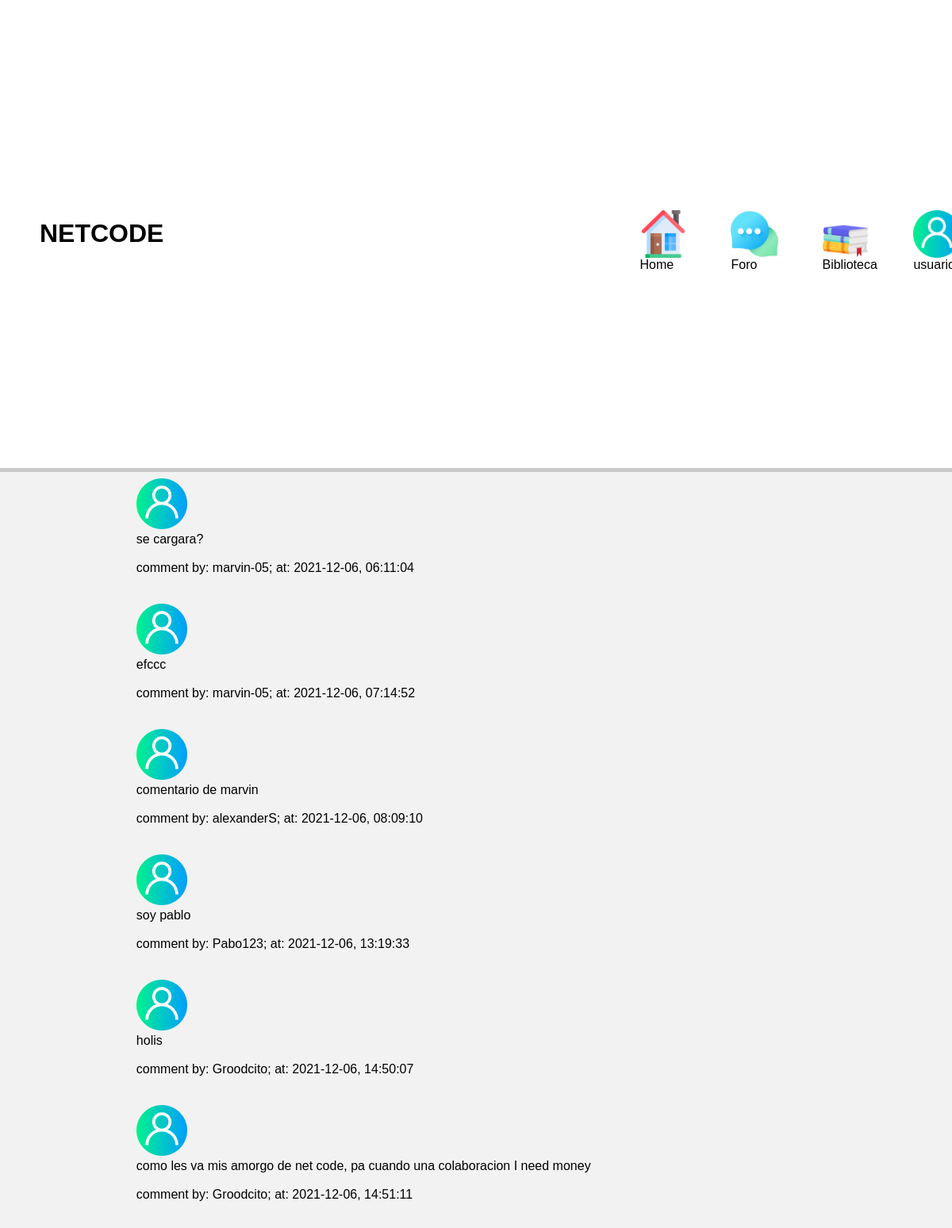
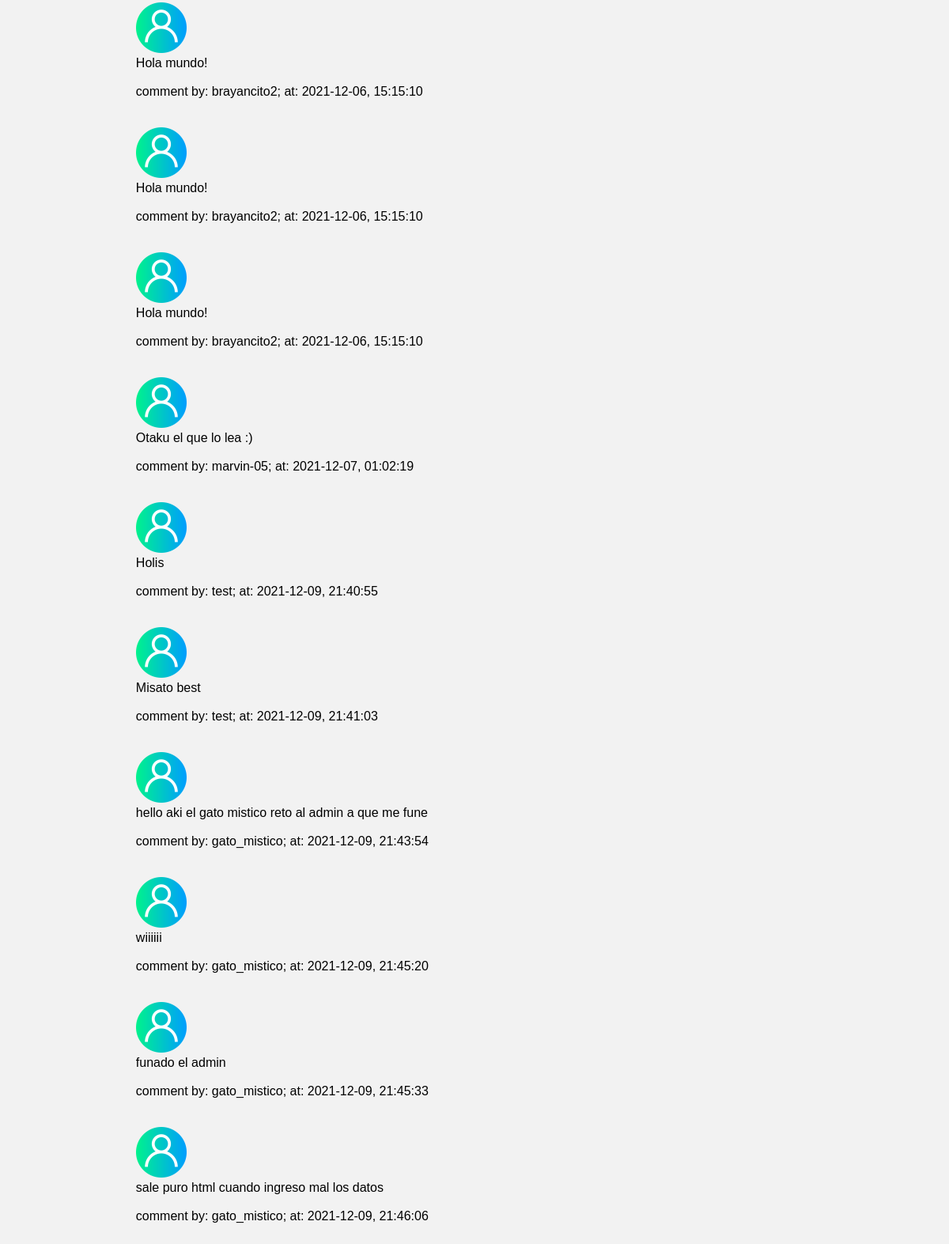
The page /foro (signed in) on the database its author committed (2 pictures, top to bottom).
### tables this page shows
CREATE TABLE 'ForoComentarios' ('Id' integer PRIMARY KEY NOT NULL, 'User_Id' integer NOT NULL, 'Comment' text NOT NULL, 'Date' date DEFAULT CURRENT_DATE, 'Time' time DEFAULT CURRENT_TIME);

CREATE TABLE 'Info_Usuario' ('Id' integer PRIMARY KEY AUTOINCREMENT NOT NULL, 'Name' text NOT NULL, 'NickName' text NOT NULL, 'EmailAddres' text NOT NULL, 'Password' text NOT NULL, 'admin' smallint DEFAULT 0);

### application.py (the view)
@app.route("/foro", methods=["GET", "POST"])
@login_required
def foro():
    if request.method == 'POST':
        if not request.form.get("comentario"):
            return "no puede generar un comentario vacio"
        comment = request.form.get("comentario")
        conn = connect()
        cursor = conn.cursor()
        cursor.execute("INSERT INTO ForoComentarios (User_Id, Comment) \
                        values (:user, :comentario)",
                        {'user':session["user_id"], 'comentario':comment})
        conn.commit()
        conn.close()
        return redirect("/foro")
    else:
        conn = connect()
        cursor = conn.cursor()
        comentarios = cursor.execute("select ForoComentarios.Id, ForoComentarios.Comment, ForoComentarios.Date, \
                                    ForoComentarios.Time, Info_Usuario.NickName from ForoComentarios \
                                    inner join Info_Usuario \
                                    on Info_Usuario.Id=ForoComentarios.User_Id")
        ids = []
        nicks = []
        comments = []
        dates = []
        times = []
        count = 0
        for r in comentarios:
            ids.append(r[0])
            nicks.append(r[4])
            comments.append(r[1])
            dates.append(r[2])
            times.append(r[3])
            count = int(count + 1)
        return render_template("Foro.html", results=count, name=nicks, date=dates, time=times, comentario=comments)

### dataRequest.py (called while the page is built)
def connect():
    try:
        conn = sqlite3.connect('Users.db')
        return conn
    except Error:
        print(Error)
        sys.exit() # Cerramos el sistema

def login_required(f):
    @wraps(f)
    def decorated_function(*args, **kwargs):
        if session.get("user_id") is None:
            return redirect("/login")
        return f(*args, **kwargs)
    return decorated_function

### templates/Foro.html (shortened to what this page needs)
 <!DOCTYPE html>
<html lang="en">
<head>
    <link rel="stylesheet" href="../static/css/cursos.css">
    <link href="../static/css/styles-foro.css" type = "text/css" rel="stylesheet"/>
</head>
<header>
            <div class="icons-enlaces">
                <ul>
                    <div class="text">
                        <h1>NETCODE</h1>
                    </div>
                    <div class="image-icon">
                        <li><a href="/admin"> <img src="../static/img/home.png" alt="homeicon"> Home</a></li>
                    </div>
                    <div class="image-icon">
                        <li><a href="#"><img src="../static/img/chat.png" alt="homeicon">Foro</a></li>
                    </div>
                    <div class="image-icon">
                        <li><a href="/formImage"> <img src="../static/img/book.png" alt="bibliotecaicon"> Biblioteca</a></li>
                    </div>
                    <div class="image-icon">
                        <li><a href="#"><img src="../static/img/usericon.png" alt="user">usuario</a></li>
                    </div>
                </ul>
            </div>
</header>
<body>
    <form action="/foro" method="post">
        <br>
    <br>
    <br><br>
    <br>
    <br>
        <div class="container">
            <div class="rows_comentarios justify-content-center">
                <div class="col-6">
                    <h3> Bienvenido al Foro</h3>
                        <textarea class="form-control" name="comentario" cols="30"  rows="10" placeholder="Comentario"></textarea> <br><br>
                        <button class="btn" type=submit>Comentar</button> <br><br><br>
                    <div>
                        {% for i in range(results) %}
                            <img src="../static/img/usericon.png" width="64" height="64" alt="">
                            <p>
                                {{comentario[loop.index - 1]}} <br><br>
                                comment by: {{name[loop.index - 1]}}; at: <span>{{date[loop.index - 1]}}, {{time[loop.index - 1]}}</span> <br>
                            </p>
                            <br><br>
                        {% endfor %}
                    </div>
                </div>
            </div>
        </div>
</body>
</html>

### static/css/cursos.css (style rules this page uses)
*, *:after, *:before { margin: 0; padding: 0; box-sizing: border-box; }
header { background-color: white; position: fixed; width:100%; height: 19%; display: flex; justify-content: space-between; align-items: center; border-style: solid; border-color: #827E826B; border-width: 0px 0px 5px 0px; margin-bottom: 19%; z-index: 10000; }
header .icons-enlaces ul { display:flex; justify-content: center; align-items: center; }
header .icons-enlaces ul .text h1 { float: right; font-family: 'M PLUS Code Latin', sans-serif; text-align: center; margin-left: 50px; margin-right: 600px; }
header .icons-enlaces ul .image-icon li { List-style: none; font-family: 'M PLUS Code Latin', sans-serif; }
header .icons-enlaces ul .image-icon li a { margin-left: 100px; text-decoration: none; padding: 6px 15px; color: black; border-radius: 20px; justify-content: center; align-items: center; height: 100%; }
header .icons-enlaces ul .image-icon li a:link { text-decoration: none; }
header .icons-enlaces .image-icon li a img { display:flex; justify-content: space-between; align-items: center; width: 60px; height: 60px; cursor:pointer; }
body { overflow-x: hidden; }

### static/css/styles-foro.css (style rules this page uses)
body { background:#f2f2f2; font-family:sans-serif; display: flex; }
body .container { width: 100%; display: flex; postion: absolute; margin-top: 15%; margin-left: 30%; }
h3 { margin-left: 17%; }

### rows shown on the page
ForoComentarios: Comment "se cargara?", Date "2021-12-06", Time "06:11:04"
Info_Usuario: NickName "marvin-05" "marvin-05" "marvin-05"
ForoComentarios: Comment "efccc", Date "2021-12-06", Time "07:14:52"
ForoComentarios: Comment "comentario de marvin", Date "2021-12-06", Time "08:09:10"
Info_Usuario: NickName "alexanderS"
ForoComentarios: Comment "soy pablo", Date "2021-12-06", Time "13:19:33"
Info_Usuario: NickName "Pabo123"
ForoComentarios: Comment "holis", Date "2021-12-06", Time "14:50:07"
Info_Usuario: NickName "Groodcito" "Groodcito"
ForoComentarios: Comment "como les va mis amorgo de net code, pa cuando una colaboracion I need money", Date "2021-12-06", Time "14:51:11"
ForoComentarios: Comment "Hola mundo!", Date "2021-12-06", Time "15:15:10"
Info_Usuario: NickName "brayancito2" "brayancito2" "brayancito2"
ForoComentarios: Comment "Hola mundo!", Date "2021-12-06", Time "15:15:10"
ForoComentarios: Comment "Hola mundo!", Date "2021-12-06", Time "15:15:10"
ForoComentarios: Comment "Otaku el que lo lea :)", Date "2021-12-07", Time "01:02:19"
ForoComentarios: Comment "Holis", Date "2021-12-09", Time "21:40:55"
Info_Usuario: NickName "test" "test"
ForoComentarios: Comment "Misato best", Date "2021-12-09", Time "21:41:03"
ForoComentarios: Comment "hello aki el gato mistico reto al admin a que me fune", Date "2021-12-09", Time "21:43:54"
Info_Usuario: NickName "gato_mistico" "gato_mistico" "gato_mistico" "gato_mistico"
ForoComentarios: Comment "wiiiiii", Date "2021-12-09", Time "21:45:20"
ForoComentarios: Comment "funado el admin", Date "2021-12-09", Time "21:45:33"
ForoComentarios: Comment "sale puro html cuando ingreso mal los datos", Date "2021-12-09", Time "21:46:06"
